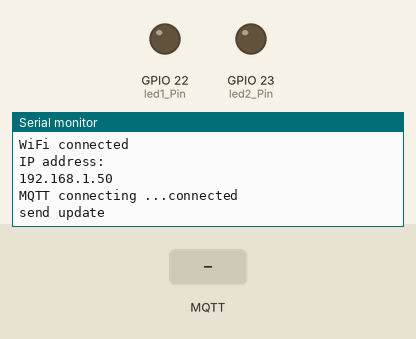
This sketch was run on a simulated ESP32. On the bench: output pins drawn as LEDs (lit = HIGH), the last lines printed to the serial monitor. Inputs (shaded band) come from the test bench. WiFi joins after 1.5 s; servers stay silent unless stated; no MQTT or app messages arrive unless stated.

Above: at 2.7 s.
2.8 s: MQTT message "1" arrives on the first subscribed topic
At 3.3 s:
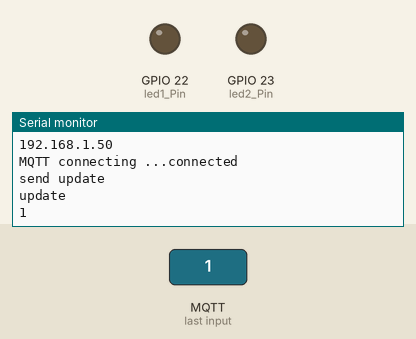
4.3 s: MQTT message "on" arrives on the first subscribed topic
At 5.5 s:
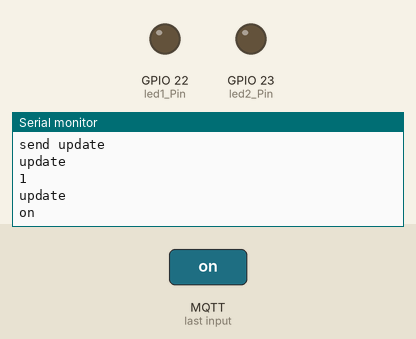
5.8 s: MQTT message "off" arrives on the first subscribed topic
At 6.8 s:
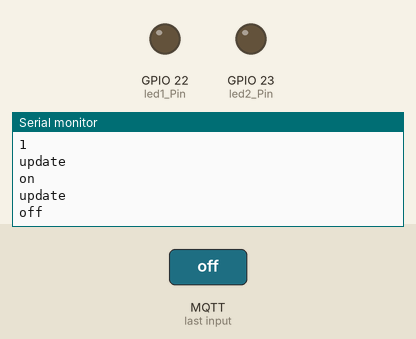

Measured:
- after the input at 2.8 s, the serial monitor: prints a new line at once (image 1)
- after the input at 4.3 s, the serial monitor: prints a new line at once (image 2)
- after the input at 5.8 s, the serial monitor: prints a new line at once (image 3)

The sketch:

main.ino
```cpp
#include <ArduinoJson.h>
#include <PubSubClient.h>
#include <WiFi.h>

/* change it with your ssid-password */
const char* ssid = "103-961-Lamarche";
const char* password = "LimeRouge16";
/* this is the IP of PC/raspberry where you installed MQTT Server
on Wins use "ipconfig"
on Linux use "ifconfig" to get its IP address */
const char* mqtt_server = "192.168.16.25";

/* create an instance of PubSubClient client */
WiFiClient espClient;
PubSubClient client(espClient);

// setting PWM properties
const int freq = 5000;
const int resolution = 8;
const int led1Channel = 0;
const int led2Channel = 1;
/* topics */

const char* update_Topic = "update";

#define led1_Topic "led1"
#define led1_Pin 22

#define led2_Topic "led2"
#define led2_Pin 23

void receivedCallback(char* topic, byte* payload, unsigned int length)
{
    String inData;
    StaticJsonBuffer<200> jsonBuffer;

    for (int i = 0; i < length; i++) {
        //Serial.print((char)payload[i]);
        inData += (char)payload[i];
    }
    Serial.println();
    Serial.println(topic);
    Serial.println(inData);

    String topicStr = topic;

    if (topicStr == led1_Topic) {
        Serial.println("led1!!!");
        JsonObject& root = jsonBuffer.parseObject(inData);
        int data = root["data"];
        Serial.println(data);
        ledcWrite(led1Channel, data);

    } else if (topicStr == led2_Topic) {
        Serial.println("led2!!");
        JsonObject& root = jsonBuffer.parseObject(inData);
        int data = root["data"];
        Serial.println(data);
        ledcWrite(led2Channel, data);
    }

}

void mqttconnect()
{
    /* Loop until reconnected */
    while (!client.connected()) {
        Serial.print("MQTT connecting ...");
        /* client ID */
        String clientId = "ESP32Client";
        /* connect now */
        if (client.connect(clientId.c_str())) {
            Serial.println("connected");
            /* subscribe topic with default QoS 0*/
            client.subscribe(update_Topic);
            client.subscribe(led1_Topic);
            client.subscribe(led2_Topic);

            client.publish(update_Topic, "1");
            Serial.println("send update");

        } else {
            Serial.print("failed, status code =");
            Serial.print(client.state());
            Serial.println("try again in 5 seconds");
            /* Wait 5 seconds before retrying */
            delay(5000);
        }
    }
}

void setup()
{
    Serial.begin(115200);
    // We start by connecting to a WiFi network
    Serial.println();
    Serial.print("Connecting to ");
    Serial.println(ssid);

    WiFi.begin(ssid, password);

    while (WiFi.status() != WL_CONNECTED) {
        delay(500);
        Serial.print(".");
    }

    Serial.println("");
    Serial.println("WiFi connected");
    Serial.println("IP address: ");
    Serial.println(WiFi.localIP());

    /* configure the MQTT server with IPaddress and port */
    client.setServer(mqtt_server, 1883);
    /* this receivedCallback function will be invoked
  when client received subscribed topic */
    client.setCallback(receivedCallback);

    ledcSetup(led1Channel, freq, resolution);
    ledcAttachPin(led1_Pin, led1Channel);

    ledcSetup(led2Channel, freq, resolution);
    ledcAttachPin(led2_Pin, led2Channel);

    delay(50);
}
void loop()
{
    /* if client was disconnected then try to reconnect again */
    if (!client.connected()) {
        mqttconnect();
    }

    client.loop();
}
```
